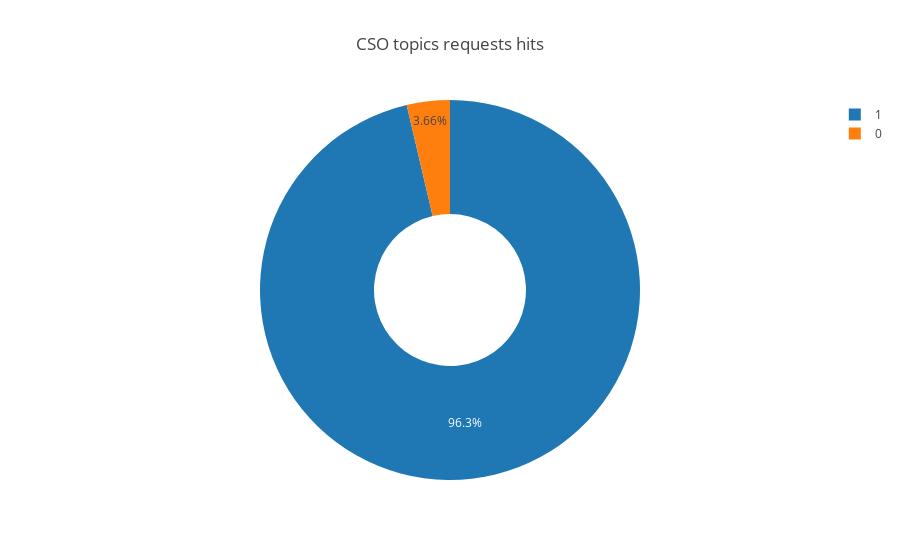

Here is the notebook cell this chart was saved with:
### Code cell
hits = topics_req_df.groupby('exists')[['id']].nunique()

pie = go.Pie(values=hits.id,
              labels=hits.index,
              textposition='inside',
              name='Hit',
              hoverinfo='label+value+name',
              hole=.4)

donut = go.Layout(title='CSO topics requests hits')
fig = go.Figure(data=[pie], layout=donut)
plotly.offline.iplot(fig)

### Figure 1 — Plotly figure (JSON) as saved in the notebook; plotly's stock layout.template omitted (floating-point values rounded to 4 significant figures)
{"data": [{"hole": 0.4, "hoverinfo": "label+value+name", "labels": [0, 1], "name": "Hit", "textposition": "inside", "type": "pie", "uid": "d665dc77-452c-4057-bb17-e322a41d6d53", "values": [468, 12309]}], "layout": {"title": "CSO topics requests hits"}}
